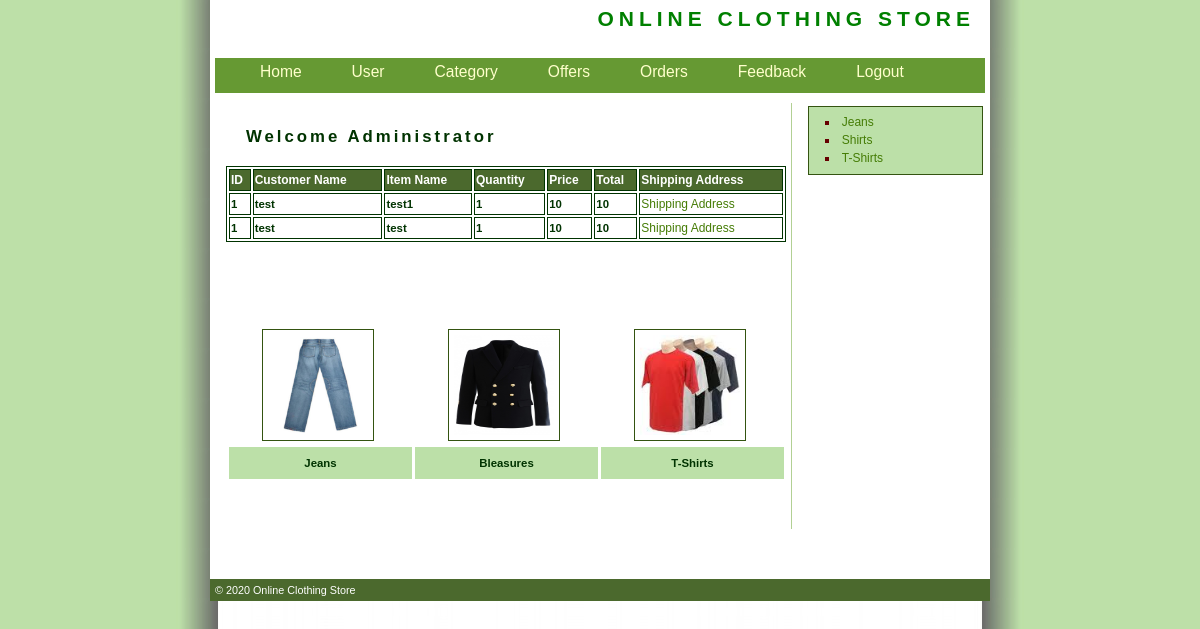
Page /Admin/Orders.php on the committed database.
### tables this page shows
CREATE TABLE `Shopping_Cart_Final` (
  `CartId` int(11) NOT NULL AUTO_INCREMENT,
  `CustomerId` int(11) NOT NULL,
  `ItemName` varchar(200) NOT NULL,
  `Quantity` int(11) NOT NULL,
  `Price` float NOT NULL,
  `Total` float NOT NULL,
  PRIMARY KEY (`CartId`)
);

CREATE TABLE `Customer_Registration` (
  `CustomerId` int(11) NOT NULL AUTO_INCREMENT,
  `CustomerName` varchar(200) NOT NULL,
  `Address` varchar(100) NOT NULL,
  `City` varchar(200) NOT NULL,
  `Email` varchar(500) NOT NULL,
  `Mobile` bigint(10) NOT NULL,
  `Gender` varchar(10) NOT NULL,
  `BirthDate` date NOT NULL,
  `UserName` varchar(200) NOT NULL,
  `Password` varchar(200) NOT NULL,
  PRIMARY KEY (`CustomerId`)
);

CREATE TABLE `Category_Master` (
  `CategoryId` int(11) NOT NULL AUTO_INCREMENT,
  `CategoryName` varchar(200) NOT NULL,
  `Description` varchar(200) NOT NULL,
  `Image` varchar(100) NOT NULL,
  PRIMARY KEY (`CategoryId`)
);

### Admin/Orders.php (the view, shortened to what this page needs)
<!DOCTYPE html
  PUBLIC "-//W3C//DTD XHTML 1.0 Transitional//EN" "http://www.w3.org/TR/xhtml1/DTD/xhtml1-transitional.dtd">
<html xmlns="http://www.w3.org/1999/xhtml">
<head>
  <link href="style.css" rel="stylesheet" type="text/css" />
</head>
<body>
  <div id="wrapper">
    <?php
    include "Header.php";
    ?>
    <div id="content">
      <h2><span style="color:#003300"> Welcome Administrator </span></h2>
      <table width="100%" border="1" bordercolor="#003300">
        <tr>
          <td bgcolor="#4B692D" class="style10 style3"><strong>ID</strong></td>
          <td bgcolor="#4B692D" class="style10 style3"><strong>Customer Name</strong></td>
          <td bgcolor="#4B692D" class="style10 style3"><strong>Item Name</strong></td>
          <td bgcolor="#4B692D" class="style10 style3"><strong>Quantity</strong></td>
          <td bgcolor="#4B692D" class="style10 style3"><strong>Price</strong></td>
          <td bgcolor="#4B692D" class="style10 style3"><strong>Total</strong></td>
          <td bgcolor="#4B692D" class="style10 style3"><strong>Shipping Address</strong></td>
        </tr>
        <?php
        require "../Connections/shop.php";
        $sql = "SELECT Customer_Registration.CustomerId, Customer_Registration.CustomerName, Shopping_Cart_Final.ItemName, Shopping_Cart_Final.Quantity, Shopping_Cart_Final.Price, Shopping_Cart_Final.Total
FROM Customer_Registration, Shopping_Cart_Final
WHERE Customer_Registration.CustomerId=Shopping_Cart_Final.CustomerId ";
        $result = mysqli_query($conn, $sql);
        while ($row = mysqli_fetch_array($result)) {
          $Id = $row['CustomerId'];
          $CustomerName = $row['CustomerName'];
          $ItemName = $row['ItemName'];
          $Quantity = $row['Quantity'];
          $Price = $row['Price'];
          $Total = $row['Total'];
          ?>
          <tr>
            <td class="style3">
              <div align="left" class="style9 style5"><strong>
                  <?php echo $Id; ?>
                </strong></div>
            </td>
            <td class="style3">
              <div align="left" class="style9 style5"><strong>
                  <?php echo htmlspecialchars($CustomerName); ?>
                </strong></div>
            </td>
            <td class="style3">
              <div align="left" class="style9 style5"><strong>
                  <?php echo htmlspecialchars($ItemName); ?>
                </strong></div>
            </td>
            <td class="style3">
              <div align="left" class="style9 style5"><strong>
                  <?php echo $Quantity; ?>
                </strong></div>
            </td>
            <td class="style3">
              <div align="left" class="style9 style5"><strong>
                  <?php echo $Price; ?>
                </strong></div>
            </td>
            <td class="style3">
              <div align="left" class="style9 style5"><strong>
                  <?php echo $Total; ?>
                </strong></div>
            </td>
            <td class="style3"><a href="Detail.php?CustomerId=<?php echo $Id; ?>">Shipping Address</a></td>
          </tr>
          <?php
        }
        ?>
      </table>
      <p align="justify">&nbsp;</p>
      <table width="100%" border="0" cellspacing="3" cellpadding="3">
        <tr>
          <td>&nbsp;</td>
          <td>&nbsp;</td>
          <td>&nbsp;</td>
        </tr>
        <tr>
          <td>
            <p><img src="img/Jeans.jpg" alt="box" width="100" height="100" hspace="10" align="left" class="imgleft"
                title="box" /></p>
          </td>
          <td>
            <p><img src="img/asd.jpg" alt="box" width="100" height="100" hspace="10" align="left" class="imgleft"
                title="box" /></p>
          </td>
          <td>
            <p><img src="img/images.jpg" alt="box" width="100" height="100" hspace="10" align="left" class="imgleft"
                title="box" /></p>
          </td>
        </tr>
        <tr>
          <td height="26" bgcolor="#BCE0A8">
            <div align="center" class="style9">Jeans</div>
          </td>
          <td bgcolor="#BCE0A8">
            <div align="center" class="style9">Bleasures</div>
          </td>
          <td bgcolor="#BCE0A8">
            <div align="center" class="style9">T-Shirts</div>
          </td>
        </tr>
      </table>
      <p>&nbsp;</p>
    </div>
    <div id="right-col">
      <div class="scroll">
        <ul class="side">
          <?php
          $sql = "select * from Category_Master";
          $result = mysqli_query($conn, $sql);
          while ($row = mysqli_fetch_array($result)) {
            $Id = $row['CategoryId'];
            $CategoryName = $row['CategoryName'];
            ?>
            <li><a href="Products.php?CategoryId=<?php echo $Id; ?>"><?php echo htmlspecialchars($CategoryName); ?></a></li>
            <?php
          }
          ?>
        </ul>
      </div>
    </div>
    <?php
    include "Footer.php";
    ?>
  </div>
</body>
</html>

### Admin/Header.php
<div id="title">
    <h1><span style="color: #008000;">ONLINE CLOTHING STORE</span></h1>
  </div>
<div class="container">
    <ul id="navCircle">
      <li><a class="active" href="index.php">Home</a></li>
       <li><a href="User.php">User</a></li>
      <li><a href="Category.php">Category</a></li>
      <li><a href="Offers.php">Offers</a></li>
 <li><a href="Orders.php">Orders</a></li>
      <li><a href="Feedback.php">Feedback</a></li>
       <li><a href="Logout.php">Logout</a></li>
    </ul>
  </div>

### Admin/Footer.php
<div id="footer">  &copy; 2020 Online Clothing Store</div>

### Customer/style.css (style rules this page uses)
body { margin : 0; padding : 0; text-align : left; font : 75% "Trebuchet MS", verdana, arial, sans-serif; line-height : 1.5em; background : #BCE0A8 url(img/bg.jpg) top center repeat-y; color : #000; }
#wrapper { position : relative; width : 780px; margin-right : auto; margin-left : auto; padding : 0; border : 0px solid green; background : #fff; }
#title { width : 770px; margin-left : 5px; padding : 0; text-align : right; background : #fff; color : #000; }
#title h1 { margin : 0; padding : 10px; font-size : 175%; text-transform : uppercase; letter-spacing : 5px; background : inherit; color : #BCE0A8; }
.container { width : 770px; height : 35px; margin : 20px 0 10px 5px; background-color:#669933; color:#FFFFCC; }
#navCircle { margin : 0; padding : 0 0 20px 20px; }
#navCircle li { margin : 0; padding : 0; display : inline; list-style-type : none; margin-top:5px; }
#navCircle a:link, #navCircle a:visited { float : left; font-size : 1.3em; padding : 0 25px 15px 25px; text-decoration : none; background : inherit; color:#FFFFCC; margin-top:5px; }
#navCircle a:link.active, #navCircle a:visited.active, #navCircle a:hover { background-color : inherit; color : #FFFFCC; }
#content { width : 560px; float : left; margin-top : 0; margin-left : 11px; padding : 5px; border-right : 1px solid #b2d094; }
#content p { padding : 0 20px; }
#right-col { width : 175px; margin : 5px 0 0 590px; border-left : 1px none #28460a; padding : 3px; }
#footer { margin : 50px 0 0 0; padding : 5px; font : 90% "Trebuchet MS", verdana, arial, sans-serif; background : #4b692d; color : #fff; }
div.scroll { height : auto; width : 160px; padding : 1ex; margin : 0 0 30px 5px; border : 1px solid #345411; background : #BCE0A8; color : #000; }
h2 { margin : 20px; font-size : 140%; letter-spacing : 3px; background : inherit; color : green; }
a:link, a:visited { text-decoration : none; background : inherit; color : #457C05; }
ul.side { list-style-type : square; padding : 0; margin : 0; background : inherit; color:#660000; }
.side li { padding-left : 0.2em; margin-left : 2em; color:#660000; }
.imgleft { float : left; border : 1px solid #345411; padding : 5px; margin-right : 15px; }

### Admin/Orders.php (style rules this page uses)
.style10 { color: #FFFFFF }

### rows in the picture
shopping_cart_final: CustomerId.CustomerId "1", CustomerId.CustomerName "test", ItemName "test1", Quantity "1", Price "10", Total "10"
shopping_cart_final: CustomerId.CustomerId "1", CustomerId.CustomerName "test", ItemName "test", Quantity "1", Price "10", Total "10"
category_master: CategoryName "Jeans"
category_master: CategoryName "Shirts"
category_master: CategoryName "T-Shirts"
